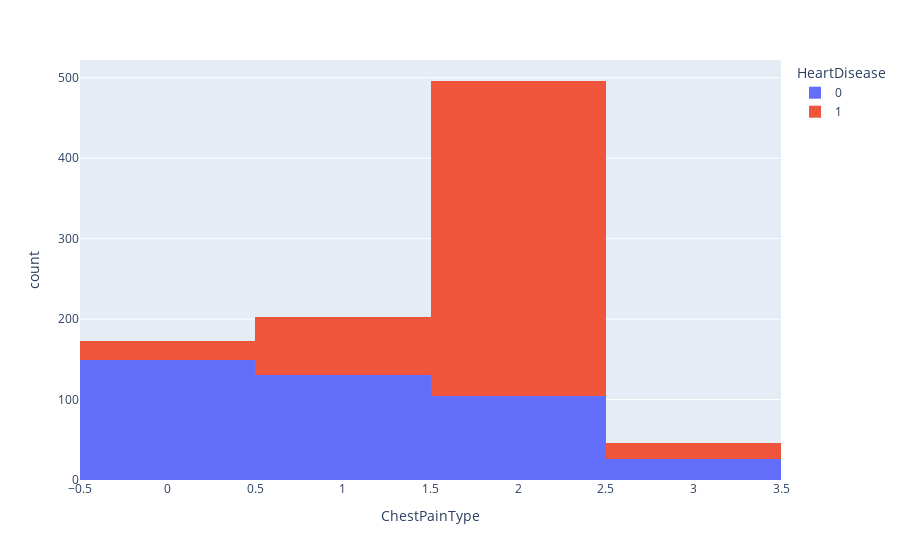

The code cell stored with this chart in its notebook:
### Code cell
px.histogram(heart_df, x='ChestPainType', color='HeartDisease')

### Figure 1 — Plotly figure (JSON) as saved in the notebook; plotly's stock layout.template omitted (floating-point values rounded to 4 significant figures; data arrays with more than 128 entries replaced by an {"elided": "..."} marker saying what was removed)
{"data": [{"bingroup": "x", "hovertemplate": "HeartDisease=0<br>ChestPainType=%{x}<br>count=%{y}<extra></extra>", "legendgroup": "0", "marker": {"color": "#636efa", "pattern": {"shape": ""}}, "name": "0", "orientation": "v", "showlegend": true, "type": "histogram", "x": {"elided": "410 int values"}, "xaxis": "x", "yaxis": "y"}, {"bingroup": "x", "hovertemplate": "HeartDisease=1<br>ChestPainType=%{x}<br>count=%{y}<extra></extra>", "legendgroup": "1", "marker": {"color": "#EF553B", "pattern": {"shape": ""}}, "name": "1", "orientation": "v", "showlegend": true, "type": "histogram", "x": {"elided": "508 int values"}, "xaxis": "x", "yaxis": "y"}], "layout": {"barmode": "relative", "legend": {"title": {"text": "HeartDisease"}, "tracegroupgap": 0}, "margin": {"t": 60}, "xaxis": {"anchor": "y", "domain": [0, 1], "title": {"text": "ChestPainType"}}, "yaxis": {"anchor": "x", "domain": [0, 1], "title": {"text": "count"}}}}
